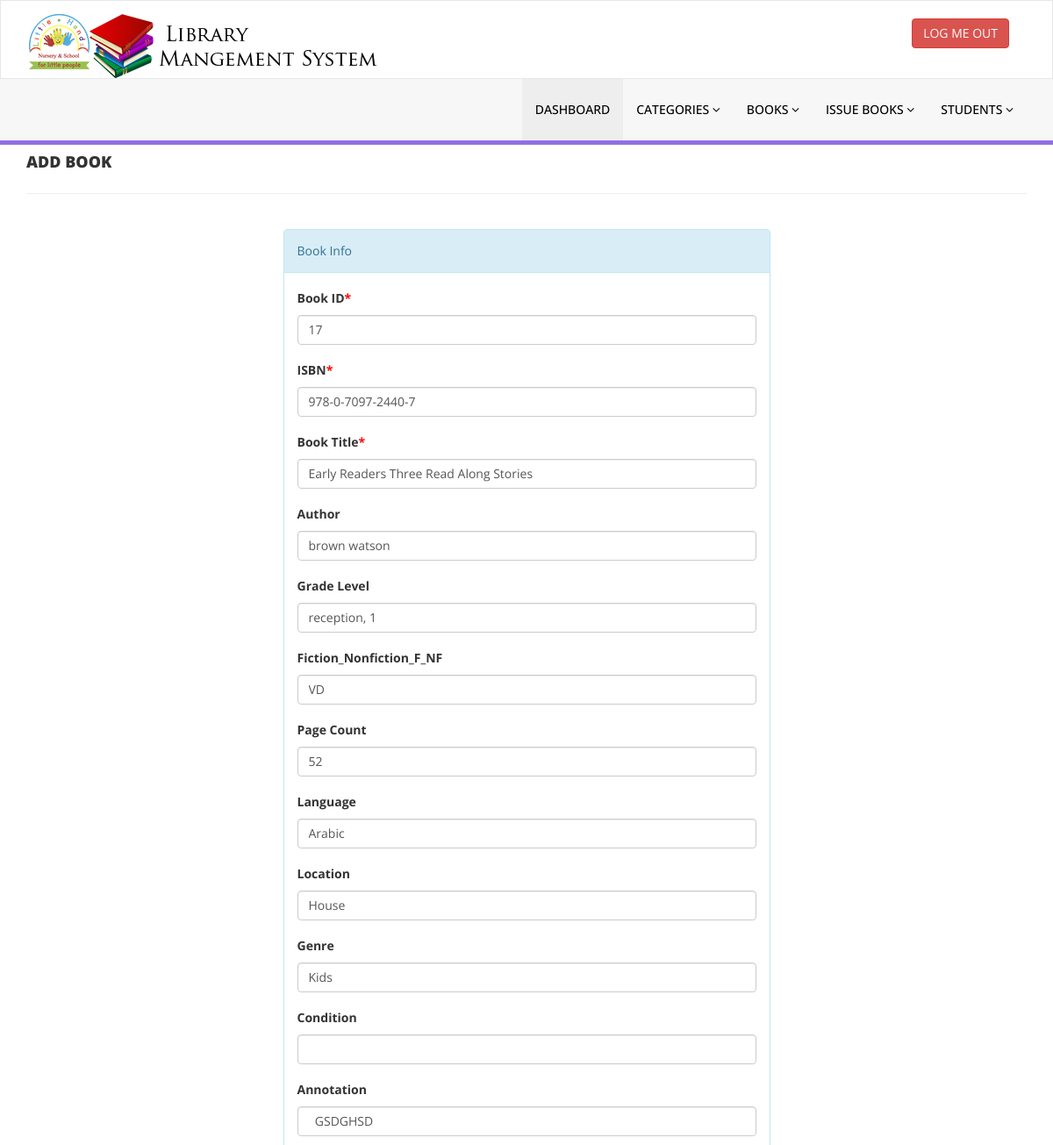
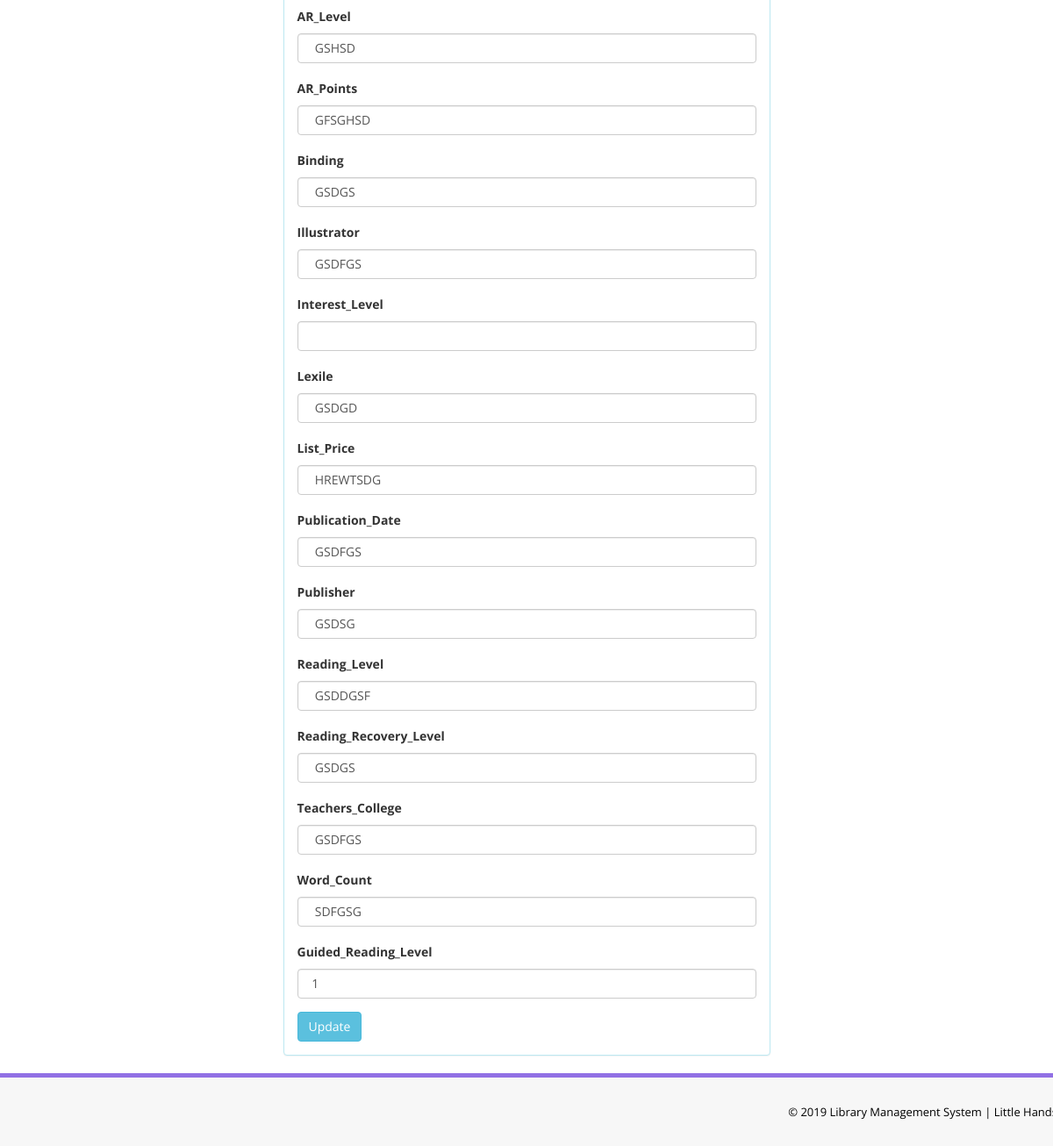
/edit-book.php?bookID=17 (signed in), run on the app's committed database (2 pictures, top to bottom).
### tables this page shows
CREATE TABLE IF NOT EXISTS `bookdetails` (
  `ID` int(10) NOT NULL,
  `bookID` int(20) NOT NULL,
  `Annotation` varchar(100) NOT NULL,
  `AR_Level` varchar(100) NOT NULL,
  `AR_Points` varchar(100) NOT NULL,
  `Binding` varchar(100) NOT NULL,
  `Illustrator` varchar(100) NOT NULL,
  `Interest_Level` varchar(100) NOT NULL,
  `Lexile` varchar(100) NOT NULL,
  `List_Price` varchar(100) NOT NULL,
  `Publication_Date` varchar(100) NOT NULL,
  `Publisher` varchar(100) NOT NULL,
  `Reading_Level` varchar(100) NOT NULL,
  `Reading_Recovery_Level` varchar(100) NOT NULL,
  `Teachers_College` varchar(100) NOT NULL,
  `Word_Count` varchar(100) NOT NULL,
  `Guided_Reading_Level` varchar(100) NOT NULL,
  PRIMARY KEY (`ID`),
  KEY `bookID` (`bookID`)
);

CREATE TABLE IF NOT EXISTS `books` (
  `bookID` int(11) NOT NULL AUTO_INCREMENT,
  `ISBN` varchar(50) NOT NULL,
  `Title` varchar(100) NOT NULL,
  `Author` varchar(150) DEFAULT NULL,
  `Grade_Level` varchar(100) DEFAULT NULL,
  `Fiction_Nonfiction_F_NF` varchar(20) DEFAULT NULL,
  `Page_Count` varchar(10) DEFAULT NULL,
  `Language` varchar(50) DEFAULT NULL,
  `Location` varchar(150) DEFAULT NULL,
  `Genre` varchar(100) DEFAULT NULL,
  `Condi` varchar(50) DEFAULT NULL,
  `borrowed` tinyint(1) DEFAULT NULL,
  PRIMARY KEY (`bookID`),
  UNIQUE KEY `ISBN` (`ISBN`),
  KEY `ISBN_2` (`ISBN`)
);

### edit-book.php (the view, shortened to what this page needs)
<?php
include('includes/connect.php');
if(strlen($_SESSION['admin_sid'])==0)
    {
header('location:../index.php');
}
else{
?>
<!DOCTYPE html>
<html xmlns="http://www.w3.org/1999/xhtml">
<head>
    <link href="assets/css/bootstrap.css" rel="stylesheet" />
    <link href="assets/css/font-awesome.css" rel="stylesheet" />
    <link href="assets/css/style.css" rel="stylesheet" />
</head>
<body>
<?php include('includes/header.php');?>
    <div class="content-wra
    <div class="content-wrapper">
         <div class="container">
        <div class="row pad-botm">
            <div class="col-md-12">
                <h4 class="header-line">Add Book</h4>
                            </div>
</div>
<div class="row">
<div class="col-md-6 col-sm-6 col-xs-12 col-md-offset-3"">
<div class="panel panel-info">
<div class="panel-heading">
Book Info
</div>
<div class="panel-body">
<form action="routers/update-book.php" role="form" method="post">
<?php
$bookID=intval($_GET['bookID']);
$sql = "SELECT * from books,bookdetails where  books.bookID = $bookID AND bookdetails.bookID = $bookID";
$query = $dbh -> prepare($sql);
$query->execute();
$results=$query->fetchAll(PDO::FETCH_OBJ);
if($query->rowCount() > 0)
{
foreach($results as $result)
{               ?>
  <div class="form-group">
  <label>Book ID<span style="color:red;">*</span></label>
  <input class="form-control" type="text" name="bookID" value="<?php echo htmlentities($result->bookID);?>" required />
  </div>
  <div class="form-group">
  <label>ISBN<span style="color:red;">*</span></label>
  <input class="form-control" type="text" name="ISBN" value="<?php echo htmlentities($result->ISBN);?>" required />
  </div>
  <div class="form-group">
  <label>Book Title<span style="color:red;">*</span></label>
  <input class="form-control" type="text" name="Title" value="<?php echo htmlentities($result->Title);?>" required />
  </div>
  <div class="form-group">
  <label>Author</label>
  <input class="form-control" type="text" name="Author" value="<?php echo htmlentities($result->Author);?>"  />
  </div>
  <div class="form-group">
  <label>Grade Level</label>
  <input class="form-control" type="text" name="Grade_Level" value="<?php echo htmlentities($result->Grade_Level);?>"  />
  </div>
  <div class="form-group">
  <label>Fiction_Nonfiction_F_NF</label>
  <input class="form-control" type="text" name="Fiction_Nonfiction_F_NF" value="<?php echo htmlentities($result->Fiction_Nonfiction_F_NF);?>"  />
  </div>
  <div class="form-group">
  <label>Page Count</label>
  <input class="form-control" type="text" name="Page_Count" value="<?php echo htmlentities($result->Page_Count);?>"  />
  </div>
  <div class="form-group">
  <label>Language</label>
  <input class="form-control" type="text" name="Language" value="<?php echo htmlentities($result->Language);?>"  />
  </div>
  <div class="form-group">
  <label>Location</label>
  <input class="form-control" type="text" name="Location" value="<?php echo htmlentities($result->Location);?>"  />
  </div>
  <div class="form-group">
  <label>Genre</label>
  <input class="form-control" type="text" name="Genre" value="<?php echo htmlentities($result->Genre);?>"  />
  </div>
  <div class="form-group">
  <label>Condition</label>
  <input class="form-control" type="text" name="Condition" value="<?php echo htmlentities($result->Condition);?>"  />
  </div>
  <div class="form-group">
  <label>Annotation</label>
  <input class="form-control" type="text" name="Annotation" value=" <?php echo htmlentities($result->Annotation);?>"/>
  </div>
  <div class="form-group">
<label>
  AR_Level</label>
  <input class="form-control" type="text" name="AR_Level" value=" <?php echo htmlentities($result->AR_Level);?>"/>
  </div>
  <div class="form-group">
<label>AR_Points</label>
  <input class="form-control" type="text" name="AR_Points" value=" <?php echo htmlentities($result->AR_Points);?>"/>
  </div>
  <div class="form-group">
<label>Binding</label>
  <input class="form-control" type="text" name="Binding" value=" <?php echo htmlentities($result->Binding);?>"/>
  </div>
  <div class="form-group">
<label>Illustrator</label>
  <input class="form-control" type="text" name="Illustrator" value=" <?php echo htmlentities($result->Illustrator);?>"/>
  </div>
  <div class="form-group">
<label>Interest_Level</label>
  <input class="form-control" type="text" name="Interest_Level" value=" <?php echo htmlentities($result->Interest_Level_Minimum);?>"/>
  </div>
  <div class="form-group">
<label>Lexile</label>
  <input class="form-control" type="text" name="Lexile" value=" <?php echo htmlentities($result->Lexile);?>"/>
  </div>
  <div class="form-group">
<label>List_Price</label>
  <input class="form-control" type="text" name="List_Price" value=" <?php echo htmlentities($result->List_Price);?>"/>
  </div>
  <div class="form-group">
<label>Publication_Date</label>
  <input class="form-control" type="text" name="Publication_Date" value=" <?php echo htmlentities($result->Publication_Date);?>"/>
  </div>
  <div class="form-group">
<label>Publisher</label>
  <input class="form-control" type="text" name="Publisher" value=" <?php echo htmlentities($result->Publisher);?>"/>
  </div>
  <div class="form-group">
<label>Reading_Level</label>
  <input class="form-control" type="text" name="Reading_Level" value=" <?php echo htmlentities($result->Reading_Level);?>"/>
  </div>
  <div class="form-group">
<label>Reading_Recovery_Level</label>
  <input class="form-control" type="text" name="Reading_Recovery_Level" value=" <?php echo htmlentities($result->Reading_Recovery_Level);?>"/>
  </div>
  <div class="form-group">
<label>Teachers_College</label>
  <input class="form-control" type="text" name="Teachers_College" value=" <?php echo htmlentities($result->Teachers_College);?>"/>
  </div>
  <div class="form-group">
<label>Word_Count</label>
  <input class="form-control" type="text" name="Word_Count" value=" <?php echo htmlentities($result->Word_Count);?>"/>
  </div>
  <div class="form-group">
<label>Guided_Reading_Level</label>
  <input class="form-control" type="text" name="Guided_Reading_Level" value=" <?php echo htmlentities($result->Guided_Reading_Level);?>"/>
  </div>
 <?php }} ?>
<button type="submit" name="update" class="btn btn-info">Update </button>
                                    </form>
                            </div>
                        </div>
                            </div>
        </div>
    </div>
    </div>
  <?php include('includes/footer.php');?>
</body>
</html>
<?php } ?>

### assets/css/style.css (style rules this page uses)
.header-line { font-weight:900; padding-bottom:25px; border-bottom:1px solid #eeeeee; text-transform:uppercase; }
.pad-botm { padding-bottom:30px; }

### data on the page
bookdetails: bookID "17", ISBN "978-0-7097-2440-7", Title "Early Readers Three Read Along Stories", Author "brown watson", Grade_Level "reception, 1", Fiction_Nonfiction_F_NF "VD", Page_Count "52", Language "Arabic", Location "House", Genre "Kids", Annotation "GSDGHSD", AR_Level "GSHSD", AR_Points "GFSGHSD", Binding "GSDGS", Illustrator "GSDFGS", Lexile "GSDGD", List_Price "HREWTSDG", Publication_Date "GSDFGS", Publisher "GSDSG", Reading_Level "GSDDGSF", Reading_Recovery_Level "GSDGS", Teachers_College "GSDFGS", Word_Count "SDFGSG", Guided_Reading_Level "1"
